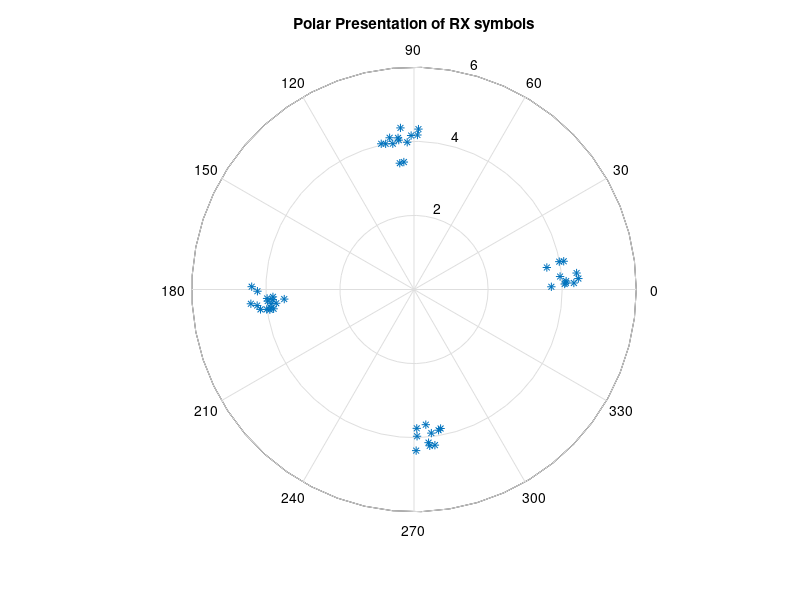
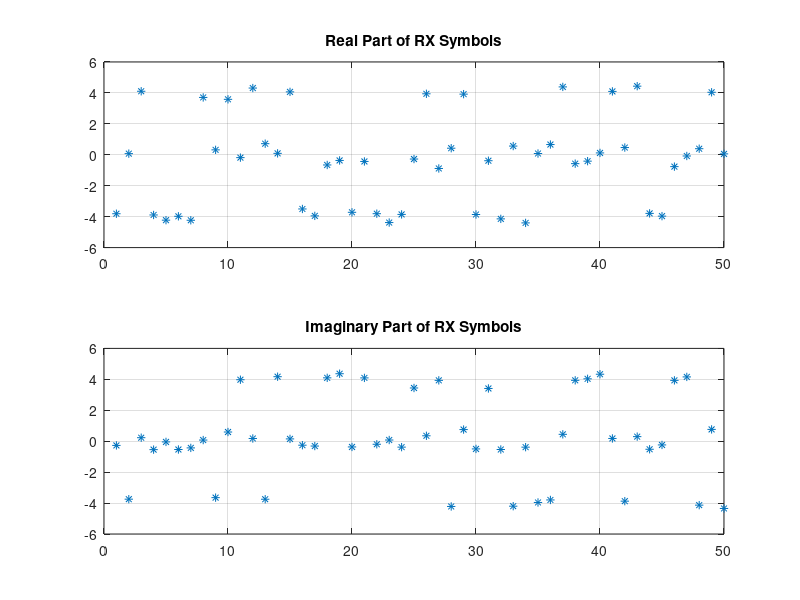

Write MATLAB code to recreate these figures, in order.
close all
clear all

% Parameters:
num_of_bits = 100;  % Length of into bits sequence (must be even)
A = 1;              % Amplitude of Tx symbols
sigma_h = 100;      % Variance of Rayleigh channel
sigma_n = 10^-1;    % Variance of AWGN
ISNRdB = 20;        % ISNR at RX per channel

% Simulation:
% TX symbols
TX_constellation_syms = A*[exp(j*pi/4),exp(j*7*pi/4),exp(j*3*pi/4),exp(j*5*pi/4)];
% Trick here! Symbols are ordered to cause Gray coding
TX_bits = round(rand(1,num_of_bits));
tmp1 = reshape(TX_bits, 2, num_of_bits/2);  % Prepare to map bits
tmp2 = tmp1(1,:)*2 + tmp1(2,:) + 1;
TX_syms = TX_constellation_syms(tmp2);      % Gray coding is automatic

% Channel:
h = (randn(1,1) + j*randn(1,1))*sqrt(sigma_h/2);
ISNR = 10.^(ISNRdB/10);
Es = sigma_n * ISNR/(abs(h)^2);

% RX symbols:
n = (randn(1,num_of_bits/2) + j*randn(1,num_of_bits/2)) * sqrt(sigma_n/2);
RX_syms = TX_syms.*h + n;

% Display:
% figure
% polar(angle(TX_syms), abs(TX_syms),'*')
% title('Polar Presentation of TX symbols')
% 
% figure
% subplot(211)
% plot(real(TX_syms),'*')
% grid
% title('Real Part of TX Symbols')
% subplot(212)
% plot(imag(TX_syms),'*')
% grid
% title('Imaginary Part of TX Symbols')

figure
polar(angle(RX_syms), abs(RX_syms),'*')
title('Polar Presentation of RX symbols')

figure
subplot(211)
plot(real(RX_syms),'*')
grid
title('Real Part of RX Symbols')
subplot(212)
plot(imag(RX_syms),'*')
grid
title('Imaginary Part of RX Symbols')
